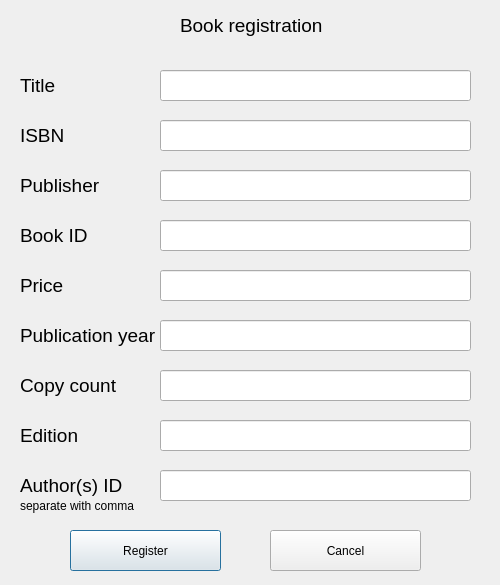
<?xml version="1.0" encoding="UTF-8"?>
<ui version="4.0">
 <class>regBookForm</class>
 <widget class="QDialog" name="regBookForm">
  <property name="enabled">
   <bool>true</bool>
  </property>
  <property name="geometry">
   <rect>
    <x>0</x>
    <y>0</y>
    <width>500</width>
    <height>585</height>
   </rect>
  </property>
  <property name="windowTitle">
   <string>Book Registration</string>
  </property>
  <widget class="QLabel" name="label">
   <property name="geometry">
    <rect>
     <x>180</x>
     <y>10</y>
     <width>201</width>
     <height>31</height>
    </rect>
   </property>
   <property name="font">
    <font>
     <pointsize>14</pointsize>
    </font>
   </property>
   <property name="text">
    <string>Book registration</string>
   </property>
  </widget>
  <widget class="QLabel" name="label_2">
   <property name="geometry">
    <rect>
     <x>20</x>
     <y>70</y>
     <width>201</width>
     <height>31</height>
    </rect>
   </property>
   <property name="font">
    <font>
     <pointsize>14</pointsize>
    </font>
   </property>
   <property name="text">
    <string>Title</string>
   </property>
  </widget>
  <widget class="QLabel" name="labelbd">
   <property name="geometry">
    <rect>
     <x>20</x>
     <y>220</y>
     <width>201</width>
     <height>31</height>
    </rect>
   </property>
   <property name="font">
    <font>
     <pointsize>14</pointsize>
    </font>
   </property>
   <property name="text">
    <string>Book ID</string>
   </property>
  </widget>
  <widget class="QLabel" name="label_4">
   <property name="geometry">
    <rect>
     <x>20</x>
     <y>120</y>
     <width>201</width>
     <height>31</height>
    </rect>
   </property>
   <property name="font">
    <font>
     <pointsize>14</pointsize>
    </font>
   </property>
   <property name="text">
    <string>ISBN</string>
   </property>
  </widget>
  <widget class="QLabel" name="P">
   <property name="geometry">
    <rect>
     <x>20</x>
     <y>270</y>
     <width>201</width>
     <height>31</height>
    </rect>
   </property>
   <property name="font">
    <font>
     <pointsize>14</pointsize>
    </font>
   </property>
   <property name="text">
    <string>Price</string>
   </property>
  </widget>
  <widget class="QLabel" name="label_7">
   <property name="geometry">
    <rect>
     <x>20</x>
     <y>420</y>
     <width>201</width>
     <height>31</height>
    </rect>
   </property>
   <property name="font">
    <font>
     <pointsize>14</pointsize>
    </font>
   </property>
   <property name="text">
    <string>Edition</string>
   </property>
  </widget>
  <widget class="QLabel" name="label_8">
   <property name="geometry">
    <rect>
     <x>20</x>
     <y>320</y>
     <width>201</width>
     <height>31</height>
    </rect>
   </property>
   <property name="font">
    <font>
     <pointsize>14</pointsize>
    </font>
   </property>
   <property name="text">
    <string>Publication year</string>
   </property>
  </widget>
  <widget class="QLabel" name="label_9">
   <property name="geometry">
    <rect>
     <x>20</x>
     <y>370</y>
     <width>201</width>
     <height>31</height>
    </rect>
   </property>
   <property name="font">
    <font>
     <pointsize>14</pointsize>
    </font>
   </property>
   <property name="text">
    <string>Copy count</string>
   </property>
  </widget>
  <widget class="QLabel" name="label_10">
   <property name="geometry">
    <rect>
     <x>20</x>
     <y>170</y>
     <width>201</width>
     <height>31</height>
    </rect>
   </property>
   <property name="font">
    <font>
     <pointsize>14</pointsize>
    </font>
   </property>
   <property name="text">
    <string>Publisher</string>
   </property>
  </widget>
  <widget class="QLabel" name="label_11">
   <property name="geometry">
    <rect>
     <x>20</x>
     <y>470</y>
     <width>201</width>
     <height>31</height>
    </rect>
   </property>
   <property name="font">
    <font>
     <pointsize>14</pointsize>
    </font>
   </property>
   <property name="text">
    <string>Author(s) ID</string>
   </property>
  </widget>
  <widget class="QLineEdit" name="titleTxt">
   <property name="geometry">
    <rect>
     <x>160</x>
     <y>70</y>
     <width>311</width>
     <height>31</height>
    </rect>
   </property>
  </widget>
  <widget class="QLineEdit" name="isbnTxt">
   <property name="geometry">
    <rect>
     <x>160</x>
     <y>120</y>
     <width>311</width>
     <height>31</height>
    </rect>
   </property>
  </widget>
  <widget class="QLineEdit" name="publisherTxt">
   <property name="geometry">
    <rect>
     <x>160</x>
     <y>170</y>
     <width>311</width>
     <height>31</height>
    </rect>
   </property>
  </widget>
  <widget class="QLineEdit" name="bookIdTxt">
   <property name="geometry">
    <rect>
     <x>160</x>
     <y>220</y>
     <width>311</width>
     <height>31</height>
    </rect>
   </property>
  </widget>
  <widget class="QLineEdit" name="priceTxt">
   <property name="geometry">
    <rect>
     <x>160</x>
     <y>270</y>
     <width>311</width>
     <height>31</height>
    </rect>
   </property>
  </widget>
  <widget class="QLineEdit" name="publicationYearTxt">
   <property name="geometry">
    <rect>
     <x>160</x>
     <y>320</y>
     <width>311</width>
     <height>31</height>
    </rect>
   </property>
  </widget>
  <widget class="QLineEdit" name="copyCountTxt">
   <property name="geometry">
    <rect>
     <x>160</x>
     <y>370</y>
     <width>311</width>
     <height>31</height>
    </rect>
   </property>
  </widget>
  <widget class="QLineEdit" name="editionTxt">
   <property name="geometry">
    <rect>
     <x>160</x>
     <y>420</y>
     <width>311</width>
     <height>31</height>
    </rect>
   </property>
  </widget>
  <widget class="QLineEdit" name="authorIdTxt">
   <property name="geometry">
    <rect>
     <x>160</x>
     <y>470</y>
     <width>311</width>
     <height>31</height>
    </rect>
   </property>
  </widget>
  <widget class="QPushButton" name="registerBtn">
   <property name="enabled">
    <bool>true</bool>
   </property>
   <property name="geometry">
    <rect>
     <x>70</x>
     <y>530</y>
     <width>151</width>
     <height>41</height>
    </rect>
   </property>
   <property name="text">
    <string>Register</string>
   </property>
   <property name="icon">
    <iconset>
     <normaloff>images/5.png</normaloff>images/5.png</iconset>
   </property>
  </widget>
  <widget class="QPushButton" name="cancelBtn">
   <property name="geometry">
    <rect>
     <x>270</x>
     <y>530</y>
     <width>151</width>
     <height>41</height>
    </rect>
   </property>
   <property name="text">
    <string>Cancel</string>
   </property>
   <property name="icon">
    <iconset>
     <normaloff>images/3 (3).png</normaloff>images/3 (3).png</iconset>
   </property>
  </widget>
  <widget class="QLabel" name="label_12">
   <property name="enabled">
    <bool>true</bool>
   </property>
   <property name="geometry">
    <rect>
     <x>20</x>
     <y>490</y>
     <width>201</width>
     <height>31</height>
    </rect>
   </property>
   <property name="font">
    <font>
     <pointsize>9</pointsize>
    </font>
   </property>
   <property name="text">
    <string>separate with comma</string>
   </property>
  </widget>
 </widget>
 <resources/>
 <connections/>
</ui>
